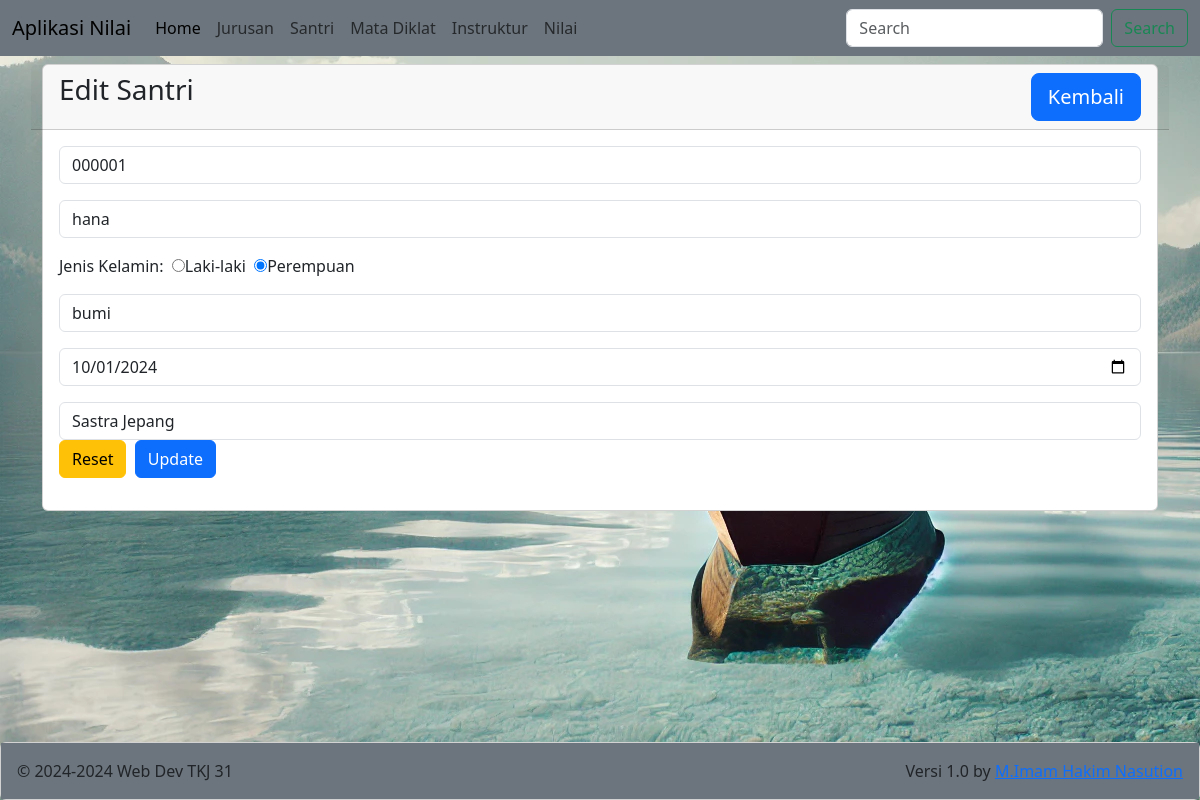
The app's page /?m=santri&s=edit&id=5 with its own data.
### tables this page shows
CREATE TABLE `students` (
  `id` int(11) NOT NULL,
  `nis` varchar(10) NOT NULL,
  `name` varchar(100) DEFAULT NULL,
  `gender` varchar(10) DEFAULT NULL,
  `pob` varchar(75) DEFAULT NULL,
  `dob` date DEFAULT NULL,
  `major_id` int(11) NOT NULL
);

CREATE TABLE `majors` (
  `id` int(11) NOT NULL,
  `name` varchar(75) DEFAULT NULL,
  `capacity` int(11) DEFAULT NULL,
  `fill` int(11) DEFAULT NULL
);

### santri/edit.php (the view, shortened to what this page needs)
<div class="row">
    <div class="col-12">
        <div class="card">
            <div class="card-header row">
                <div class="card-title h3 col-8">Edit Santri</div>
                <div class="col-4">
                    <a href="?m=santri&s=view" class="btn btn-lg btn-primary float-end">Kembali</a>
                </div>
            </div>
            <?php
            include_once('config.php');
            $id = $_GET['id'];
            $sql = "SELECT * FROM students WHERE id='$id'";
            $query = mysqli_query($con, $sql);
            $r = mysqli_fetch_array($query);
            ?>
            <div class="card-body">
               <form action="?m=santri&s=update" method="post">
                <div class="mb-3">
                        <input type="text" name="nis" value="<?=$r['nis']?>" class="form-control" placeholder="Nomor Induk Santri" required autofocus>
                </div>
                <div class="mb-3">
                        <input type="text" name="name" value="<?=$r['name']?>" class="form-control" placeholder="Nama Santri" required>
                </div>
                <div class="mb-3">
                    <label for="">Jenis Kelamin:</label>&nbsp;
                        <input type="radio" name="gender" value="Laki-laki" <?= $r['gender']=='Laki-laki' ? 'checked' : '' ?>>Laki-laki&nbsp;
                        <input type="radio" name="gender" value="Perempuan" <?= $r['gender']=='Perempuan' ? 'checked' : '' ?>>Perempuan
                </div>
                <div class="mb-3">
                        <input type="text" name="pob" value="<?=$r['pob']?>"  class="form-control" placeholder="Tempat lahir">
                </div>
                <div class="mb-3">
                        <input type="date" name="dob" value="<?=$r['dob']?>"  class="form-control" placeholder="Tanggal lahir">
                </div>
                <div class="mb-3">
                    <select name="major_id" class="form-control" required>
                                <?php
                                $sql2 = "SELECT id, name FROM majors";
                                $query2 = mysqli_query($con, $sql2);
                                while ($r2 = mysqli_fetch_array($query2)) {
                                ?>
                                    <option value="<?=$r2['id']?>" <?= $r2['id']==$r['major_id'] ? 'selected' : '' ?>><?=$r2['name']?></option>
                                <?php } ?>
                    </select>
                <div class="mb-3">
                    <input type="reset" class="btn btn-warning">&nbsp;
                    <input type="submit" name="update" value="Update" class="btn btn-primary">&nbsp;
                </div>
               </form>
            </div>
        </div>
    </div>
</div>

### records on screen
students: nis "000001", name "hana", gender "☑", pob "bumi", dob "10/01/2024", major_id "Sastra Jepang"
